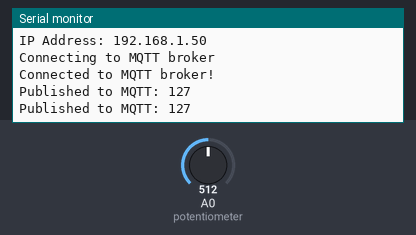
This sketch was run on a simulated Arduino Uno R4 WiFi. Shown: the last lines printed to the serial monitor. The test bench sets the inputs (shaded band); at power-on: A0 (potentiometer) = 512. WiFi joins after 1.5 s; servers stay silent unless stated; no MQTT or app messages arrive unless stated.

Above: at 12.7 s.
12.8 s: A0 (potentiometer) set to 716
At 14.1 s:
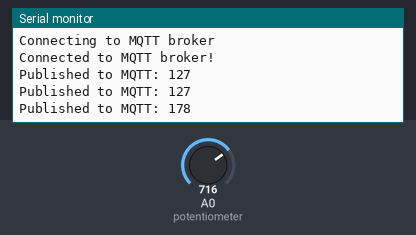
14.3 s: A0 (potentiometer) set to 900
At 15.4 s:
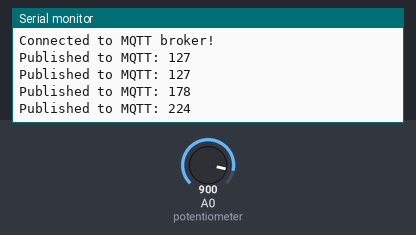
Timing chart, 0 to 17.3 s (numbered marks = the images above; inputs shaded):
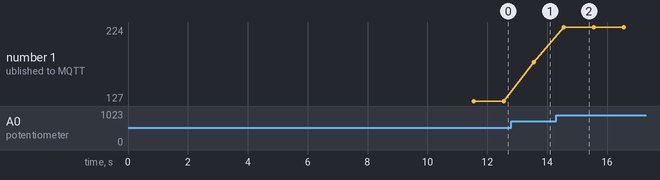

The sketch:

2.ino
```cpp
#include <WiFiS3.h>
#include <MQTTClient.h>

const char WIFI_SSID[] = "Alisala";
const char WIFI_PASSWORD[] = "a.alisala";

const char MQTT_BROKER_ADRRESS[] = "mqtt-dashboard.com";
const int MQTT_PORT = 1883;
const char MQTT_CLIENT_ID[] = "66070221-alisala-publisher";
const char PUBLISH_TOPIC[] = "phycom";

const int PUBLISH_INTERVAL = 1000;  // 1 second

WiFiClient network;
MQTTClient mqtt = MQTTClient(256);

unsigned long lastPublishTime = 0;

void setup() {
  Serial.begin(9600);

  int status = WL_IDLE_STATUS;
  while (status != WL_CONNECTED) {
    Serial.print("Connecting to SSID: ");
    Serial.println(WIFI_SSID);
    status = WiFi.begin(WIFI_SSID, WIFI_PASSWORD);
    delay(10000);
  }

  Serial.print("IP Address: ");
  Serial.println(WiFi.localIP());

  connectToMQTT();
}

void loop() {
  mqtt.loop();

  if (millis() - lastPublishTime > PUBLISH_INTERVAL) {
    sendToMQTT();
    lastPublishTime = millis();
  }
}

void connectToMQTT() {
  mqtt.begin(MQTT_BROKER_ADRRESS, MQTT_PORT, network);
  mqtt.onMessage(messageHandler);

  Serial.print("Connecting to MQTT broker");

  while (!mqtt.connect(MQTT_CLIENT_ID)) {
    Serial.print(".");
    delay(100);
  }
  Serial.println();

  Serial.println("Connected to MQTT broker!");
}

void sendToMQTT() {
  int val = analogRead(A0);  // Read the potentiometer value (0-1023)
  val = map(val, 0, 1023, 0, 255);  // Scale the value to 0-255

  String val_str = String(val);

  char messageBuffer[10];
  val_str.toCharArray(messageBuffer, 10);

  mqtt.publish(PUBLISH_TOPIC, messageBuffer);
  Serial.println("Published to MQTT: " + String(messageBuffer));
}

void messageHandler(String &topic, String &payload) {
  // Not needed in the publishing code
}
```

Measured:
- after the input at 12.8 s, the serial monitor: prints a new line after 0.76 s (image 1)
- after the input at 14.3 s, the serial monitor: prints a new line after 0.26 s (image 2)
- plotted number 1: 127 → 178 after the input at 12.8 s, 178 → 224 after the input at 14.3 s
